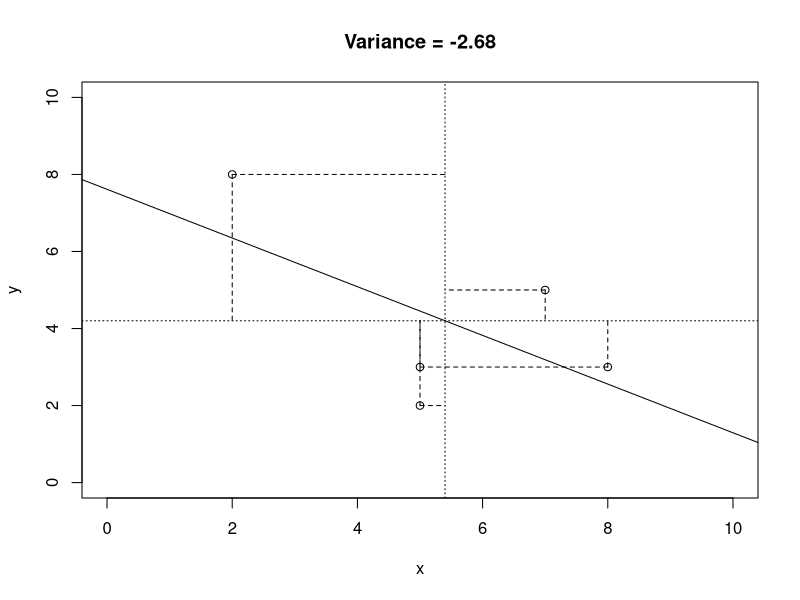

R code for this plot:
x <- sample(1:10, 5, replace=T)
y <- sample(1:10, 5, replace=T)

var1 <- sum((x - mean(x)) * (y - mean(y))) / length(x)
var2 <- mean(x * y) - mean(x)*mean(y)
slope <- (mean(x*y)-mean(x)*mean(y))/(mean(x^2)-mean(x)^2)


plot(x, y, xlim=c(0, 10), ylim=c(0, 10), main=paste("Variance =", var1))
abline(h=mean(y), lty = 3)
abline(v=mean(x), lty = 3)

for(i in seq_along(x)) {
    segments(x[i], y[i], x[i], mean(y), lty = 2)
    segments(x[i], y[i], mean(x), y[i], lty = 2)
    #     segments(x[i], y[i], mean(x), mean(y))
}
abline(a=mean(y)-slope*mean(x), b=slope)

cat(var1, var2, "\n")